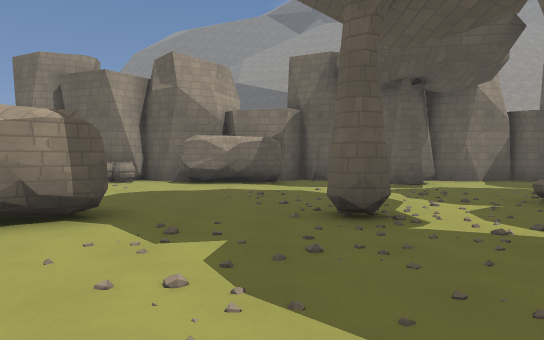
[1] (above)

18 first-person views from a walk through a 3-D level made in the Godot game engine. The camera is 1.4 m above the floor, tilts 2° down and sees 70° across. The floor is counted in squares, 2 m on a side. Each view is taken from the middle of a square. On the plan, view 1 faces up. The plan holds only what a view shows up to about 11 squares ahead; the rest is blank. The place goes on beyond the plan. Characters and animated objects are left out. Surface patterns are stand-ins for the level's own textures.

[2]
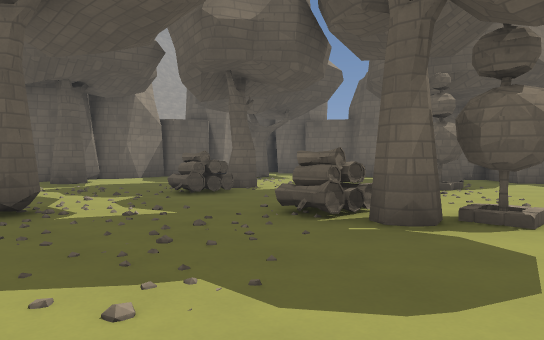

[3]
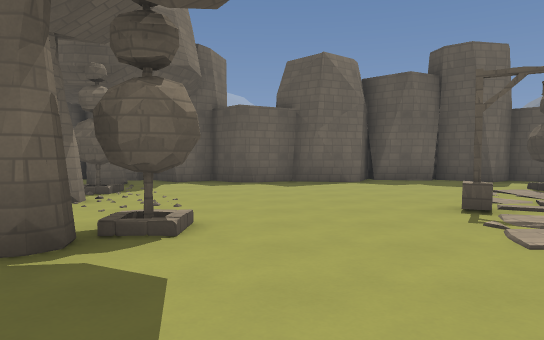

[4]
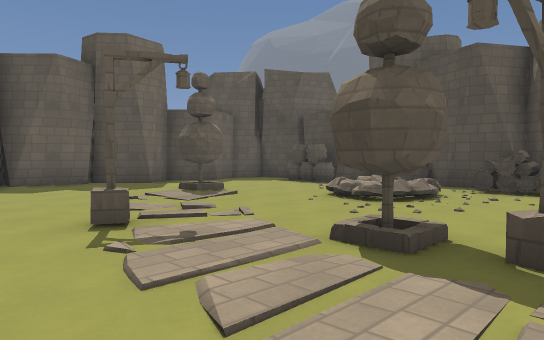

[5]
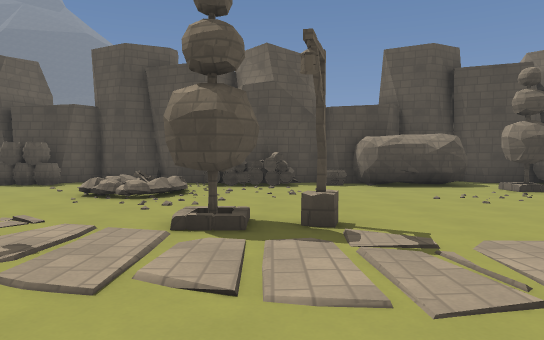

[6]
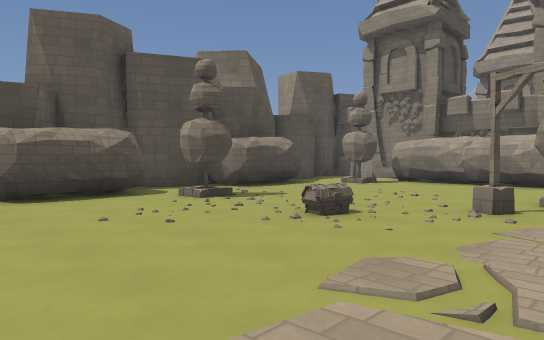

[7]
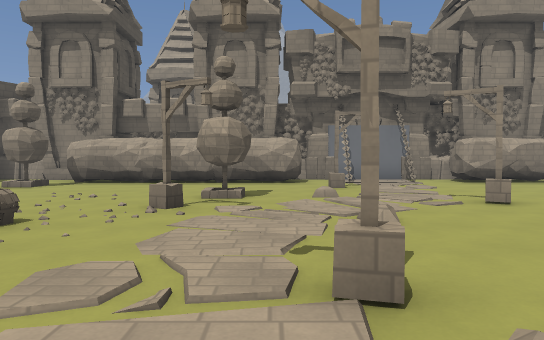

[8]
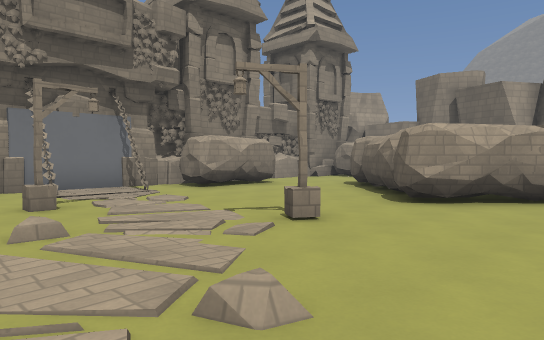

[9]
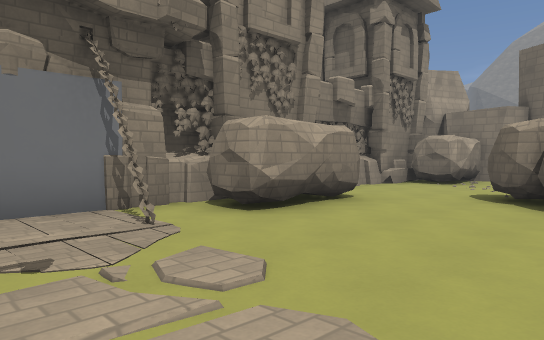

[10]
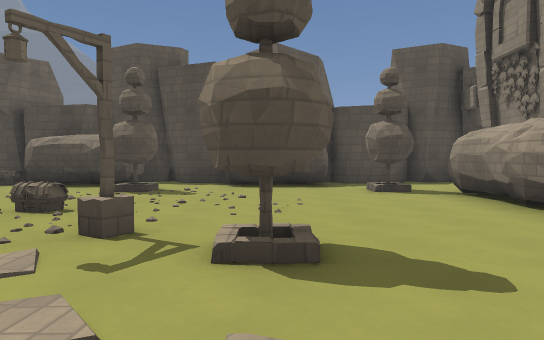

[11]
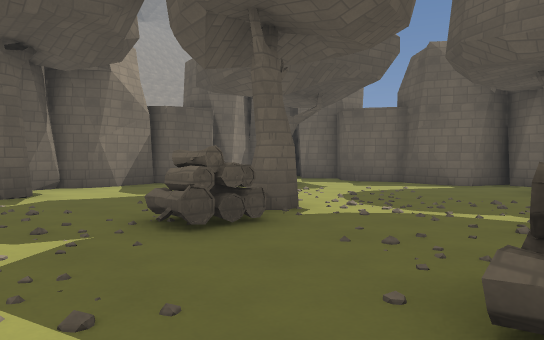

[12]
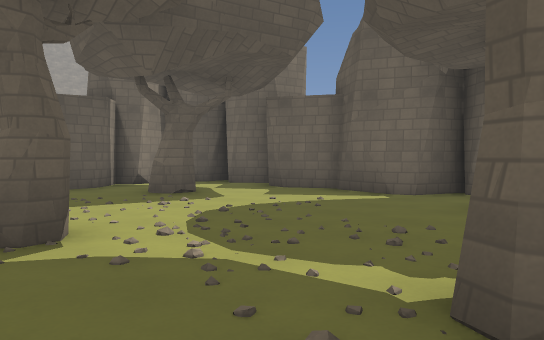

[13]
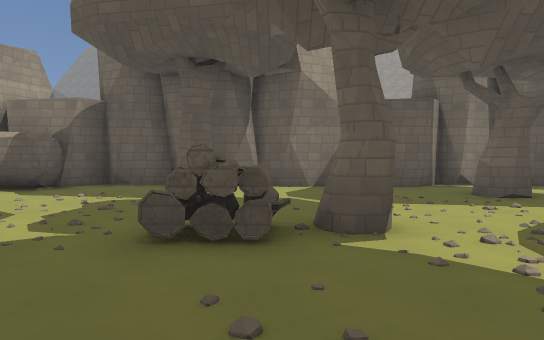

[14]
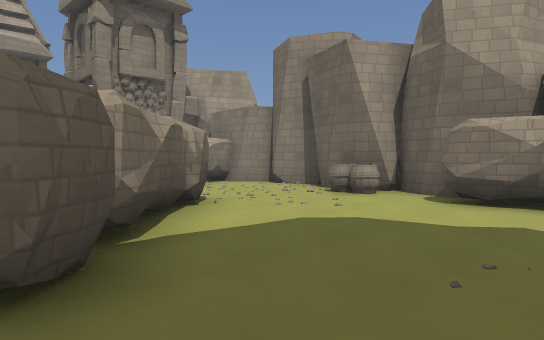

[15]
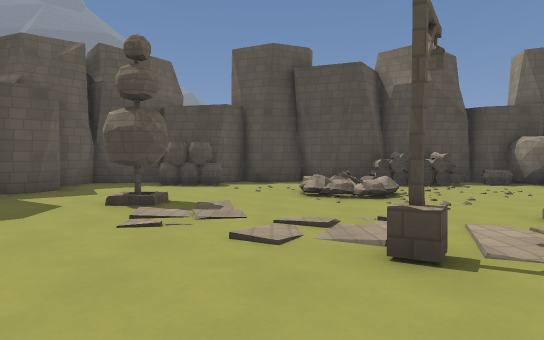

[16]
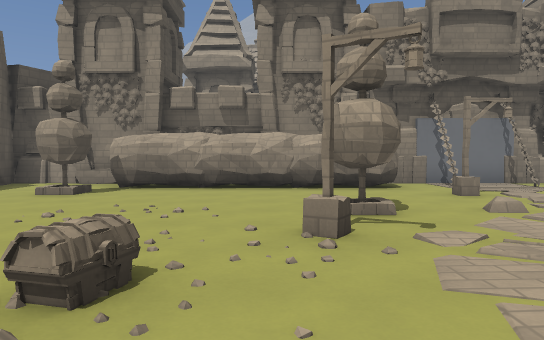

[17]
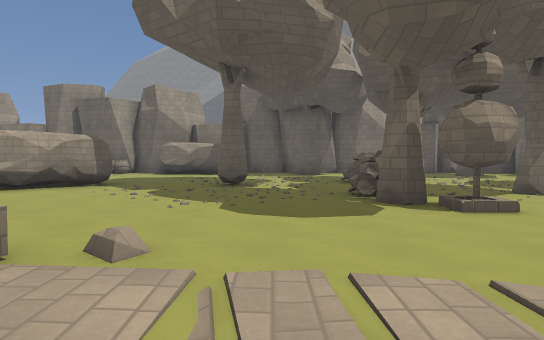

[18]
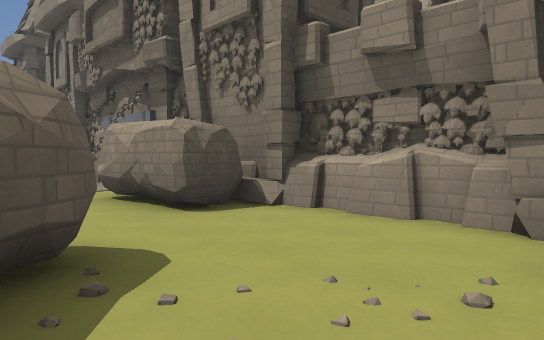

### Floor plan
Key: @ floor where view 1 was taken; # wall or solid block; x gap in a wall; . main floor; : floor 0.25 m higher than the main floor; = window, fence, low wall or low ledge; ^ raised ledge; B barrel; C chest.
Columns run from 11 left of view 1 to 13 right of it. Each row starts with its distance up from view 1.
 12    ### ##  ####    #####
 11   ##..BB## #..######...#
 10   #......###..#........#
  9  ##.................#..#
  8 ##.....................#
  7 #^...##................#
  6 #...####.......###.....#
  5 ##...####...#..##......##
  4  ##...####..............#
  3  ##....##.............#.
  2  #.............#..#x...#
  1  ##....#.......#.......#
  0  #.........@....#......#
 -1  ##.#..................#
 -2  #....:....#...........#
 -3  ##....................##
 -4   #...#.#........#......#
 -5   #...........##........#
 -6   #......C..............#
 -7   #.................#..##
 -8  ##.............==.....#
 -9  #..#....#......==.....#
-10  #...###..##.C##...BBB.#
-11 #^.### ##.###.###...B.##
-12 #####   ### ######## #

Where each view was taken, in squares from view 1:
view 1: 0 up, 0 right, facing up
view 2: 1 down, 0 right, facing up-right
view 3: 1 down, 1 right, facing right
view 4: 2 down, 2 right, facing down-right
view 5: 1 down, 3 right, facing down
view 6: 3 down, 2 right, facing down-left
view 7: 3 down, 2 right, facing left
view 8: 3 down, 1 left, facing up-left
view 9: 1 down, 5 left, facing up-left
view 10: 1 down, 5 left, facing down
view 11: 2 up, 2 right, facing up-right
view 12: 2 up, 5 right, facing up-right
view 13: 2 up, 5 right, facing up
view 14: 4 up, 0 right, facing up-left
view 15: 1 down, 7 right, facing down
view 16: 5 down, 0 right, facing left
view 17: 5 down, 2 right, facing up
view 18: 9 up, 6 left, facing down-left
